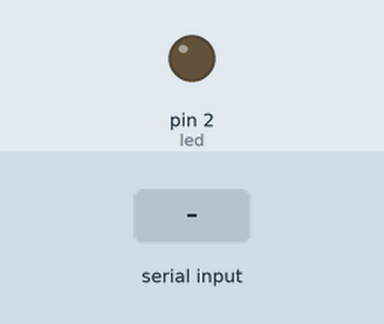
Simulated run of this sketch. Board: Arduino Uno, built with avr-gcc and run on an emulated ATmega328P. Parts: output pins drawn as LEDs (lit = HIGH). The test bench sets the inputs (shaded band).

Above: at 1.2 s.
1.3 s: "E" received over Serial
At 2.5 s:
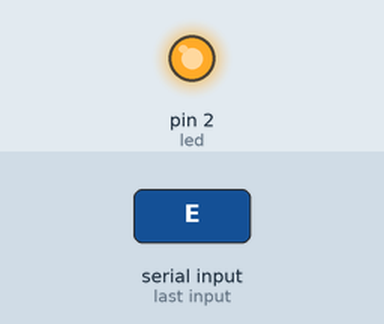
2.8 s: "A" received over Serial
At 3.9 s:
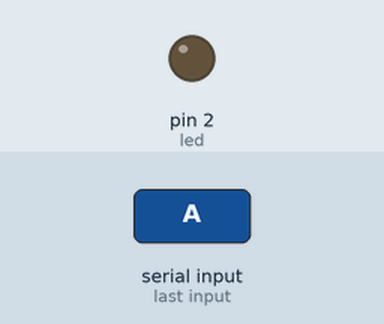
Timing chart, 0 to 5.8 s (numbered marks = the images above; inputs shaded):
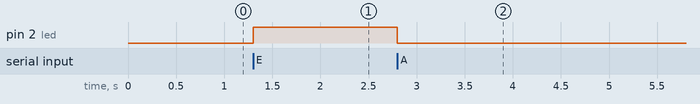

The sketch:

led_app_bluetooth.ino
```cpp
int led = 2;
int estado = 0;
void setup() {
  pinMode(led, OUTPUT);
  Serial.begin(9600);
}

void loop() {

      if(Serial.available() > 0){
             estado = Serial.read();
        }
       if (estado == 'E') {
               digitalWrite(led, HIGH);
               estado = 0;
       }
       if (estado == 'A')
       {
           digitalWrite(led, LOW);
           estado = 0;
       }
}
```

Measured:
- after the input at 1.3 s, pin 2 (led): LOW → HIGH at once
- after the input at 2.8 s, pin 2 (led): HIGH → LOW at once
